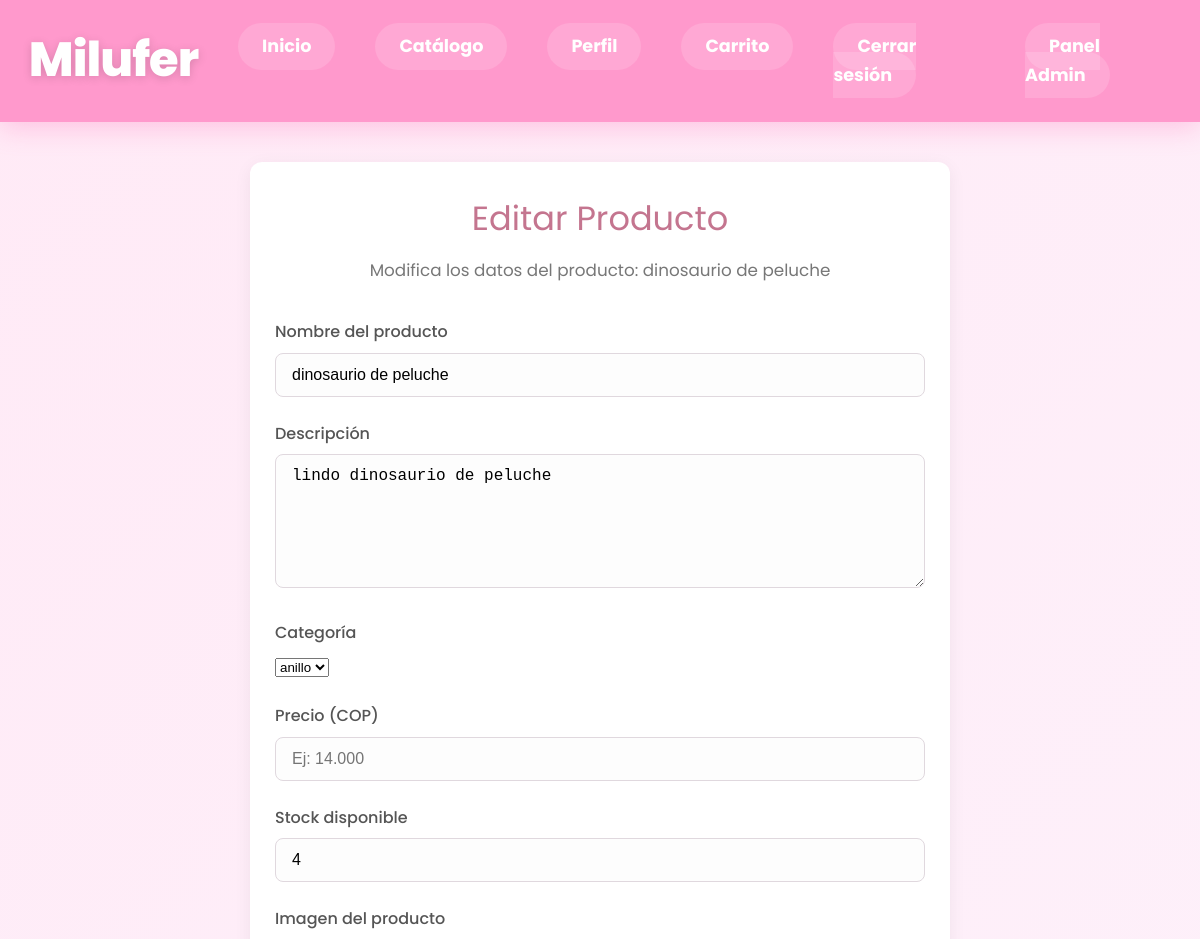
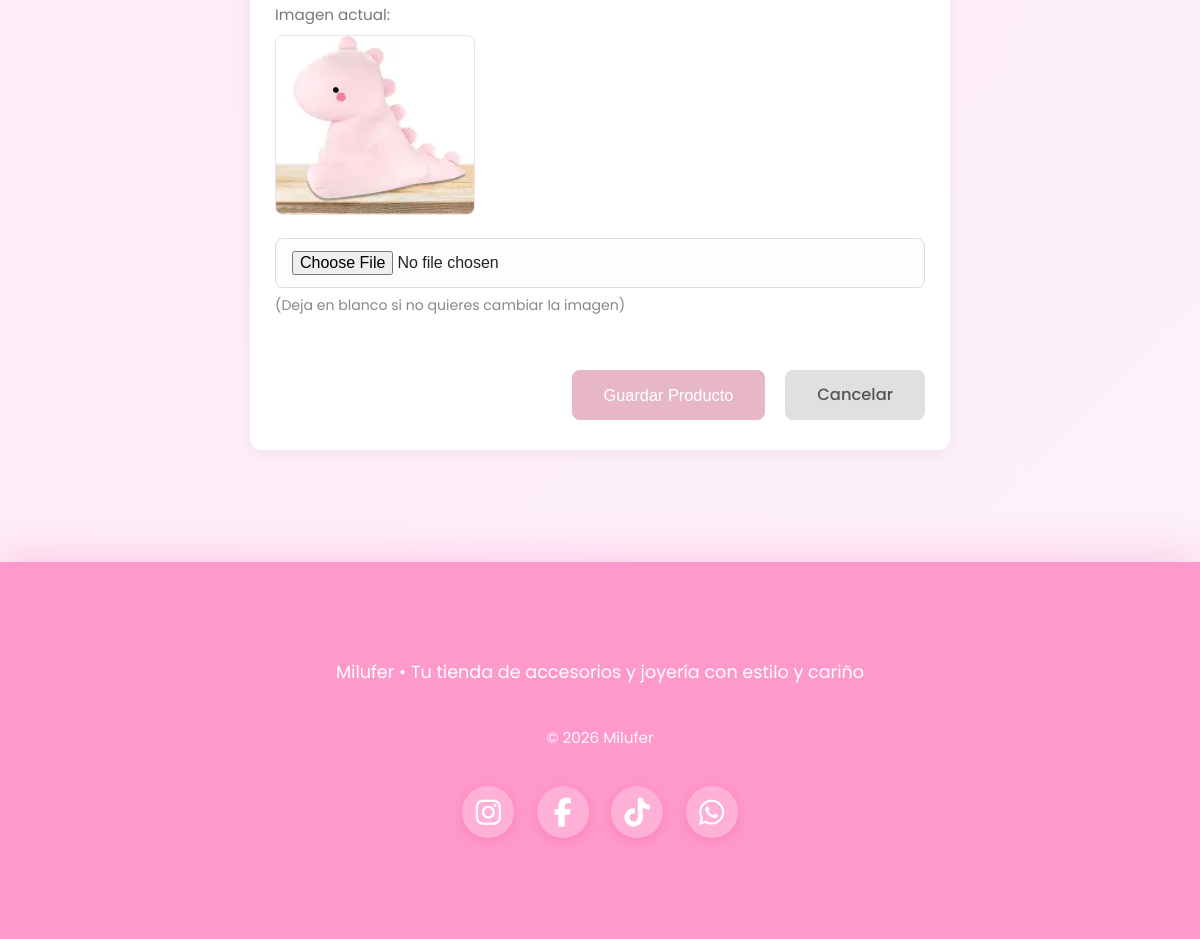
The page /dashboard/producto/editar/11/ (signed in) on the database its author committed (2 pictures, top to bottom).
### productos/models.py (models this page shows, shortened)
class Producto(models.Model):
    categoria = models.ForeignKey(Categoria, on_delete=models.PROTECT, related_name="productos")
    nombre = models.CharField(max_length=200)
    descripcion = models.TextField(blank=True, null=True)
    precio = models.DecimalField(max_digits=10, decimal_places=2)
    stock = models.PositiveIntegerField(default=0)
    imagen = models.ImageField(upload_to="productos/", blank=True, null=True)
    activo = models.BooleanField(default=True)
    creado = models.DateTimeField(auto_now_add=True)
    actualizado = models.DateTimeField(auto_now=True)
    class Meta:
        verbose_name = "Producto"
        verbose_name_plural = "Productos"

class Categoria(models.Model):
    nombre = models.CharField(max_length=100, unique=True)
    descripcion = models.TextField(blank=True, null=True)
    activo = models.BooleanField(default=True)
    class Meta:
        verbose_name = "Categoría"
        verbose_name_plural = "Categorías"

### dashboard/views.py (the view)
# urls.py: path("producto/editar/<int:producto_id>/", views.admin_editar_producto, name="admin_editar_producto"),
@superuser_required
def admin_editar_producto(request, producto_id):
    from .forms import ProductoForm
    producto = get_object_or_404(Producto, id=producto_id)
    if request.method == "POST":
        form = ProductoForm(request.POST, request.FILES, instance=producto)
        if form.is_valid():
            form.save()
            return redirect("dashboard:productos")
    else:
        form = ProductoForm(instance=producto)
    categorias = Categoria.objects.all()
    return render(request, "dashboard/producto_form.html", {"form": form, "categorias": categorias, "producto": producto})

### dashboard/forms.py
class ProductoForm(forms.ModelForm):
    class Meta:
        model = Producto
        fields = ["nombre", "descripcion", "precio", "stock", "imagen","categoria"]

### dashboard/views.py (called while the page is built)
def superuser_required(view_func):
    return user_passes_test(lambda u: u.is_superuser)(view_func)

### templates/dashboard/producto_form.html (shortened to what this page needs)
{% extends 'dashboard/dashboard.html' %}
{% load static %}
{% block content %}
<link rel="stylesheet" href="{% static 'css/dashboard/producto_form.css' %}">
    <div class="contenedor-formulario">
        {% if producto.id %}
            <h1>Editar Producto</h1>
            <p>Modifica los datos del producto: {{ producto.nombre }}</p>
        {% else %}
            <h1>Agregar Nuevo Producto</h1>
            <p>Completa la información para añadir un producto a la tienda</p>
        {% endif %}
        <form method="post" enctype="multipart/form-data" class="formulario-producto">
            <div class="campo">
                <label for="nombre">Nombre del producto</label>
                <input type="text"
                       name="nombre"
                       id="nombre"
                       value="{{ producto.nombre|default:'' }}"
                       placeholder="Ej: Collar Perla Elegante"
                       required>
            </div>
            <div class="campo">
                <label for="descripcion">Descripción</label>
                <textarea name="descripcion"
                          id="descripcion"
                          rows="6"
                          placeholder="Describe el producto, materiales, medidas, etc...">
{{ producto.descripcion|default:'' }}</textarea>
            </div>
<div class="campo">
    <label for="categoria">Categoría</label>
    <select name="categoria" id="categoria" required>
        {% for cat in categorias %}
            <option value="{{ cat.id }}" {% if producto.categoria_id == cat.id %}selected{% endif %}>
                {{ cat.nombre }}
            </option>
        {% endfor %}
    </select>
</div>
            <div class="campo">
                <label for="precio">Precio (COP)</label>
                <input type="number"
                       name="precio"
                       id="precio"
                       step="0.01"
                       min="0"
                       value="{{ producto.precio|default:'' }}"
                       placeholder="Ej: 14.000"
                       required>
            </div>
            <div class="campo">
                <label for="stock">Stock disponible</label>
                <input type="number"
                       name="stock"
                       id="stock"
                       min="0"
                       value="{{ producto.stock|default:0 }}"
                       required>
            </div>
            <div class="campo">
                <label for="imagen">Imagen del producto</label>
                {% if producto.imagen %}
                    <div class="imagen-actual">
                        <p>Imagen actual:</p>
                        <img src="{{ producto.imagen.url }}" alt="{{ producto.nombre }}" style="max-width: 200px; border-radius: 8px;">
                    </div>
                {% endif %}
                <input type="file"
                       name="imagen"
                       id="imagen"
                       accept="image/*">
                <small>(Deja en blanco si no quieres cambiar la imagen)</small>
            </div>
            <div class="acciones-form">
                <button type="submit" class="boton-guardar">
                    Guardar Producto
                </button>
                <a href="{% url 'dashboard:productos' %}" class="boton-cancelar">
                    Cancelar
                </a>
            </div>
        </form>
    </div>
{% endblock %}

### static/css/home.css (style rules this page uses)
:root { --pink-hot: #ff66b2; --pink-deep: #e91e63; --pink-medium: #ff99cc; --pink-border: #ffb3d9; --pink-bg-start: #ffeaf6; --pink-bg-end: #fdf2fb; --pink-glow: #ffccdd; --text-pink: #d63384; --text-dark: #222; --white: #ffffff; --radius-pill: 9999px; --radius-md: 16px; --transition-pop: all 0.32s cubic-bezier(0.4, 0, 0.2, 1); --transition-fast: all 0.18s ease-out; --shadow-glow: 0 6px 24px rgba(233, 30, 99, 0.28); --shadow-hover: 0 12px 36px rgba(233, 30, 99, 0.38); --glow-text: 0 3px 16px rgba(233, 30, 99, 0.22); }
* { margin: 0; padding: 0; box-sizing: border-box; }
body { font-family: 'Poppins', system-ui, sans-serif; background: linear-gradient(135deg, var(--pink-bg-start) 0%, var(--pink-bg-end) 100%); color: var(--text-dark); line-height: 1.6; min-height: 100vh; }

### static/css/dashboard/producto_form.css (style rules this page uses)
.contenedor-formulario { max-width: 700px; margin: 40px auto; padding: 30px 25px; background-color: #ffffff; border-radius: 12px; box-shadow: 0 4px 18px rgba(0, 0, 0, 0.06); }
.contenedor-formulario h1 { font-size: 2.1rem; font-weight: 400; color: #c4758f; margin: 0 0 12px 0; text-align: center; }
.contenedor-formulario > p { text-align: center; color: #777777; margin: 0 0 35px 0; font-size: 1.05rem; }
.formulario-producto { display: flex; flex-direction: column; gap: 24px; }
.campo { text-align: left; }
.campo label { display: block; margin-bottom: 8px; color: #555555; font-weight: 500; font-size: 1rem; }
.campo input, .campo textarea { width: 100%; padding: 12px 16px; border: 1px solid #e0d8de; border-radius: 8px; font-size: 1rem; background-color: #fdfdfd; transition: border-color 0.2s ease, box-shadow 0.2s ease; }
.campo textarea { resize: vertical; min-height: 120px; }
.imagen-actual { margin: 10px 0 15px 0; }
.imagen-actual p { margin: 0 0 8px 0; color: #777777; font-size: 0.95rem; }
.imagen-actual img { max-width: 180px; border-radius: 8px; border: 1px solid #f0e0e8; }
.campo small { display: block; margin-top: 6px; color: #888888; font-size: 0.88rem; }
.acciones-form { display: flex; gap: 20px; justify-content: flex-end; margin-top: 30px; flex-wrap: wrap; }
.boton-guardar, .boton-cancelar { padding: 12px 32px; border-radius: 8px; font-size: 1.02rem; font-weight: 500; text-decoration: none; cursor: pointer; transition: all 0.22s ease; border: none; }
.boton-guardar { background-color: #e8b7c5; color: white; }
.boton-cancelar { background-color: #e0e0e0; color: #555555; }

### rows shown on the page
Producto: nombre "dinosaurio de peluche", descripcion "lindo dinosaurio de peluche", categoria "anillo", stock "4", imagen (picture)
